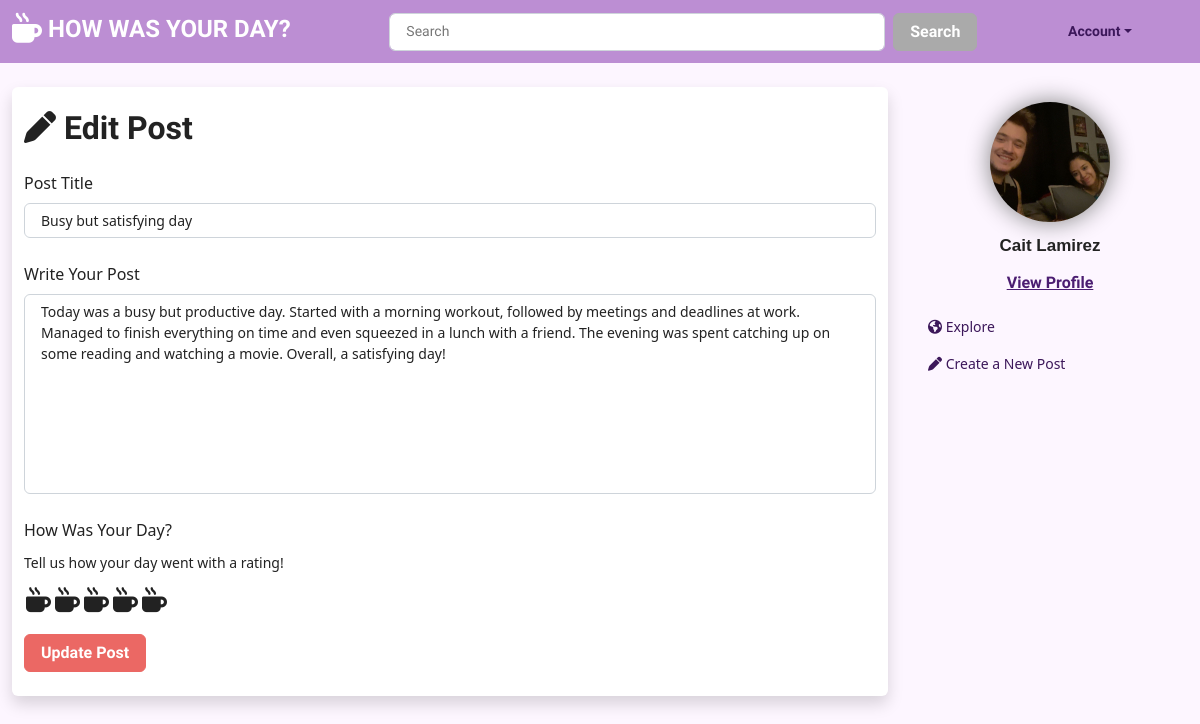
/social/edit_post/21 (signed in), run on the app's committed database.
### social/models.py (models this page shows, shortened)
class Post(models.Model):
    title = models.CharField(max_length=50)
    author = models.ForeignKey(User, on_delete=models.CASCADE) # Deletes all of the user's posts if they delete the user
    rating = models.IntegerField(default=0)
    body = models.TextField(max_length=400)
    post_date = models.DateTimeField(default=timezone.now)
    likes = models.ManyToManyField(User, related_name='blog_posts')

class Profile(models.Model):
    user = models.OneToOneField(User, on_delete=models.CASCADE)
    image = models.ImageField(default='default.jpeg',upload_to='profile_pics')
    bio = models.TextField(default='Welcome to my profile!', max_length=160)
    follows = models.ManyToManyField("self",
            related_name="followed_by",
            symmetrical=False,
            blank=True) # User does not have to follow anybody

### social/views.py (the view)
# urls.py: path('edit_post/<int:post_id>', views.edit_post_view, name='edit_post'),
@login_required
def edit_post_view(request, post_id):
    current_post = Post.objects.get(id=post_id)
    if (current_post.author == request.user):
        if request.method == "POST":
            form = PostForm(request.POST or None, instance = current_post)
            if form.is_valid():
                form.save()
            return redirect('view_post', post_id)
        else:
            form = PostForm()
        return render(request, 'social/edit_post.html',
            {
                'post': current_post
            })
    else:
        return redirect('dashboard')

### social/templates/social/edit_post.html (shortened to what this page needs)
{% extends 'social/base.html' %}
{% block content %}
    <div class="col-lg-9">
        <div class="bg-white shadow rounded overflow-hidden">
        <div class="container py-0 pt-4 pb-4 h-200">
            <h2>
                <i class="fa-solid fa-pen"></i> Edit Post
            </h2>
            <form action="" method="POST">
                <div class="form-group">
                    <label for="inputTitle" class="form-label mt-3">Post Title</label>
                    <input type="text" class="form-control" id="inputTitle" name="title" value="{{ post.title }}">
                </div>
                <div class="form-group">
                    <label for="bodyTextarea" class="form-label mt-4">Write Your Post</label>
                    <textarea class="form-control" id="bodyTextarea" rows="3" style="height: 200px;" name="body">{{post.body}}</textarea>
                </div>
                <div class="form-group">
                    <label class="form-label mt-4">How Was Your Day?</label><br>
                    <small>Tell us how your day went with a rating!</small><br>
                    <div class="rating-day mb-2">
                        <input type="radio" name = "rating" id = "rating5" value="5"><label for="rating5"></label>
                        <input type="radio" name = "rating" id = "rating4" value="4"><label for="rating4"></label>
                        <input type="radio" name = "rating" id = "rating3" value="3"><label for="rating3"></label>
                        <input type="radio" name = "rating" id = "rating2" value="2"><label for="rating2"></label>
                        <input type="radio" name = "rating" id = "rating1" value="1"><label for="rating1"></label>
                    </div>
                </div>
                <input type="submit" class="btn btn-primary" value="Update Post">
            </form>
        </div>
    </div>
    </div>
{% endblock content %}
{% block view_profile %}
<li class="profile-side">
<img class="profile-pic" src="{{ user.profile.image.url }}">
<h5>{{ user.first_name }} {{ user.last_name }}</h5>
<a type="button" class="btn btn-link" href="{% url 'user_profile' user.username%}">View Profile</a>
</li>
{% endblock view_profile %}

### social/templates/social/base.html (shortened to what this page needs)
{% load static %}
<!DOCTYPE html>
<html lang="en">
    <head>
        <link rel="stylesheet" href="https://cdnjs.cloudflare.com/ajax/libs/font-awesome/6.3.0/css/all.min.css"/>
        <link href="{% static 'css/bootstrap.min.css' %}" rel ="stylesheet">
        <link href="{% static 'css/style.css' %}" rel="stylesheet">
        <body>
              {% include 'social/nav_menu.html' %}
              <div class="container-fluid pt-4">
                <div class="row">
              {% block content %}
              {% endblock content %}
              <div class="col-lg-3">
                {% with request.resolver_match.url_name as url_name %}
                <ul class="nav nav-pills flex-column">
                  {% block view_profile %}
                  {% endblock view_profile %}
                  <li class="nav-item">
                    <a class="nav-link {% if url_name == 'dashboard' %}active{% endif %}" href="{% url 'dashboard' %}">
                      <i class="fa-solid fa-earth-americas"></i> Explore
                    </a>
                  </li>
                  <li class="nav-item">
                  <a class="nav-link {% if url_name == 'create_post' %}active{% endif %}" href="{% url 'create_post' %}">
                      <i class="fa-solid fa-pen"></i> Create a New Post
                      </a>
                  </li>
                </ul>
                {% endwith %}
              </div>
  </div>
</div>
        </body>
    </head>
</html>

### social/templates/social/nav_menu.html (shortened to what this page needs)
<nav class="navbar navbar-expand-lg navbar-dark navbar-custom">
    <div class="container-fluid">
      <a class="navbar-brand" href="{% url 'dashboard' %}">
        <h4>
        <i class="mug fa-solid fa-mug-hot fa-lg"></i>
         How Was Your Day?
        </h4>
        </a>
        <form class="d-flex form-outline w-50">
          <input class="form-control me-sm-2" type="search" placeholder="Search">
          <button class="btn btn-secondary my-2 my-sm-0" type="submit">Search</button>
        </form>
        <ul class="navbar-nav me-5">
          <li class="nav-item dropdown">
            <a class="nav-link dropdown-toggle" data-bs-toggle="dropdown" href="#" role="button" aria-haspopup="true" aria-expanded="false">Account</a>
          </li>
        </ul>
      </div>
  </nav>

### landing/static/css/style.css (style rules this page uses)
body { background-color: rgb(253, 246, 255); }
.rating-day { display: inline-block; padding-top: 5px; }
.rating-day label { float:right; }
.rating-day label:before { display:inline-block; font-size: 25px; font-family: FontAwesome; content: '\f7b6'; margin:0; padding:2px; cursor: pointer; }
textarea { resize: none; }
.profile-pic { object-fit: cover; border-radius: 50%; width: 150px; height: 150px; padding: 15px; filter: drop-shadow(0 0 0.75rem gray); }
.profile-side { text-align: center; padding-bottom: 2%; }
a { color:inherit; }
h5 { font-family:sans-serif; font-size: 17px; }
.navbar-custom { background-color: #bc8ed3; }
.nav-link { color:rgb(60, 23, 90); }
.btn-link { color:rgb(75, 29, 113); }
.form-control { font-size:14px; }
li { font-size:14px; }

### data on the page
Post: title "Busy but satisfying day", body "Today was a busy but productive day. Started with a morning workout, followed by meetings and deadlines at work. Managed to finish everything on time and even squeezed in a lunch with a friend. The evening was spent catching up on some reading and watching a movie. Overall, a satisfying day!"

### other printed values
{{ user.first_name }} "Cait"
{{ user.last_name }} "Lamirez"
